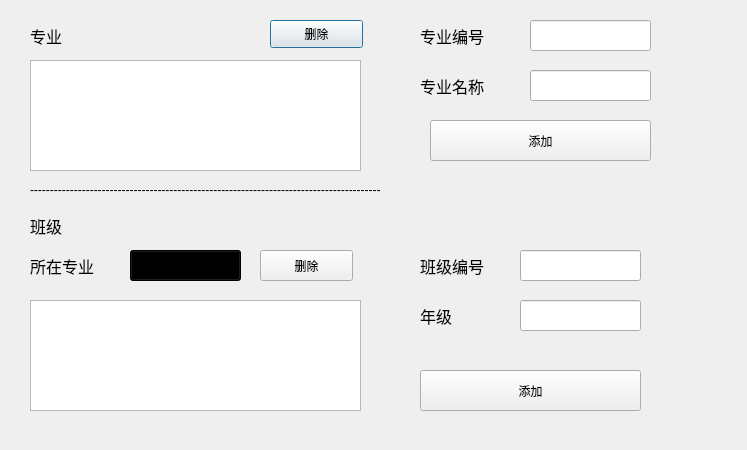
<?xml version="1.0" encoding="UTF-8"?>
<ui version="4.0">
 <class>Dialog3_4</class>
 <widget class="QDialog" name="Dialog3_4">
  <property name="geometry">
   <rect>
    <x>0</x>
    <y>0</y>
    <width>747</width>
    <height>450</height>
   </rect>
  </property>
  <property name="windowTitle">
   <string>Dialog</string>
  </property>
  <widget class="QLabel" name="label">
   <property name="geometry">
    <rect>
     <x>30</x>
     <y>20</y>
     <width>51</width>
     <height>31</height>
    </rect>
   </property>
   <property name="font">
    <font>
     <family>楷体</family>
     <pointsize>12</pointsize>
    </font>
   </property>
   <property name="text">
    <string>专业</string>
   </property>
  </widget>
  <widget class="QTableWidget" name="tableWidget">
   <property name="geometry">
    <rect>
     <x>30</x>
     <y>60</y>
     <width>331</width>
     <height>111</height>
    </rect>
   </property>
  </widget>
  <widget class="QPushButton" name="pushButton">
   <property name="geometry">
    <rect>
     <x>270</x>
     <y>20</y>
     <width>93</width>
     <height>28</height>
    </rect>
   </property>
   <property name="text">
    <string>删除</string>
   </property>
  </widget>
  <widget class="QLabel" name="label_2">
   <property name="geometry">
    <rect>
     <x>420</x>
     <y>20</y>
     <width>91</width>
     <height>31</height>
    </rect>
   </property>
   <property name="font">
    <font>
     <family>楷体</family>
     <pointsize>12</pointsize>
    </font>
   </property>
   <property name="text">
    <string>专业编号</string>
   </property>
  </widget>
  <widget class="QLabel" name="label_3">
   <property name="geometry">
    <rect>
     <x>420</x>
     <y>70</y>
     <width>101</width>
     <height>31</height>
    </rect>
   </property>
   <property name="font">
    <font>
     <family>楷体</family>
     <pointsize>12</pointsize>
    </font>
   </property>
   <property name="text">
    <string>专业名称</string>
   </property>
  </widget>
  <widget class="QLineEdit" name="Mid">
   <property name="geometry">
    <rect>
     <x>530</x>
     <y>20</y>
     <width>121</width>
     <height>31</height>
    </rect>
   </property>
  </widget>
  <widget class="QLineEdit" name="Mname">
   <property name="geometry">
    <rect>
     <x>530</x>
     <y>70</y>
     <width>121</width>
     <height>31</height>
    </rect>
   </property>
  </widget>
  <widget class="QPushButton" name="pushButton_2">
   <property name="geometry">
    <rect>
     <x>430</x>
     <y>120</y>
     <width>221</width>
     <height>41</height>
    </rect>
   </property>
   <property name="text">
    <string>添加</string>
   </property>
  </widget>
  <widget class="QLabel" name="label_4">
   <property name="geometry">
    <rect>
     <x>30</x>
     <y>180</y>
     <width>701</width>
     <height>20</height>
    </rect>
   </property>
   <property name="text">
    <string>----------------------------------------------------------------------------------------</string>
   </property>
  </widget>
  <widget class="QLabel" name="label_5">
   <property name="geometry">
    <rect>
     <x>30</x>
     <y>210</y>
     <width>51</width>
     <height>31</height>
    </rect>
   </property>
   <property name="font">
    <font>
     <family>楷体</family>
     <pointsize>12</pointsize>
    </font>
   </property>
   <property name="text">
    <string>班级</string>
   </property>
  </widget>
  <widget class="QLabel" name="label_6">
   <property name="geometry">
    <rect>
     <x>30</x>
     <y>250</y>
     <width>91</width>
     <height>31</height>
    </rect>
   </property>
   <property name="font">
    <font>
     <family>楷体</family>
     <pointsize>12</pointsize>
    </font>
   </property>
   <property name="text">
    <string>所在专业</string>
   </property>
  </widget>
  <widget class="QComboBox" name="comboBox">
   <property name="geometry">
    <rect>
     <x>130</x>
     <y>250</y>
     <width>111</width>
     <height>31</height>
    </rect>
   </property>
   <property name="styleSheet">
    <string notr="true">background-color: qlineargradient(spread:pad, x1:0, y1:0, x2:1, y2:0, stop:0 rgba(0, 255, 255, 255), stop:1 rgba(255, 255, 255, 255));
font: 12pt &quot;楷体&quot;;</string>
   </property>
  </widget>
  <widget class="QPushButton" name="pushButton_3">
   <property name="geometry">
    <rect>
     <x>260</x>
     <y>250</y>
     <width>93</width>
     <height>31</height>
    </rect>
   </property>
   <property name="text">
    <string>删除</string>
   </property>
  </widget>
  <widget class="QTableWidget" name="tableWidget_2">
   <property name="geometry">
    <rect>
     <x>30</x>
     <y>300</y>
     <width>331</width>
     <height>111</height>
    </rect>
   </property>
  </widget>
  <widget class="QLabel" name="label_7">
   <property name="geometry">
    <rect>
     <x>420</x>
     <y>250</y>
     <width>91</width>
     <height>31</height>
    </rect>
   </property>
   <property name="font">
    <font>
     <family>楷体</family>
     <pointsize>12</pointsize>
    </font>
   </property>
   <property name="text">
    <string>班级编号</string>
   </property>
  </widget>
  <widget class="QLabel" name="label_8">
   <property name="geometry">
    <rect>
     <x>420</x>
     <y>300</y>
     <width>91</width>
     <height>31</height>
    </rect>
   </property>
   <property name="font">
    <font>
     <family>楷体</family>
     <pointsize>12</pointsize>
    </font>
   </property>
   <property name="text">
    <string>年级</string>
   </property>
  </widget>
  <widget class="QLineEdit" name="Cid">
   <property name="geometry">
    <rect>
     <x>520</x>
     <y>250</y>
     <width>121</width>
     <height>31</height>
    </rect>
   </property>
  </widget>
  <widget class="QLineEdit" name="grade">
   <property name="geometry">
    <rect>
     <x>520</x>
     <y>300</y>
     <width>121</width>
     <height>31</height>
    </rect>
   </property>
  </widget>
  <widget class="QPushButton" name="pushButton_4">
   <property name="geometry">
    <rect>
     <x>420</x>
     <y>370</y>
     <width>221</width>
     <height>41</height>
    </rect>
   </property>
   <property name="text">
    <string>添加</string>
   </property>
  </widget>
 </widget>
 <resources/>
 <connections/>
</ui>
